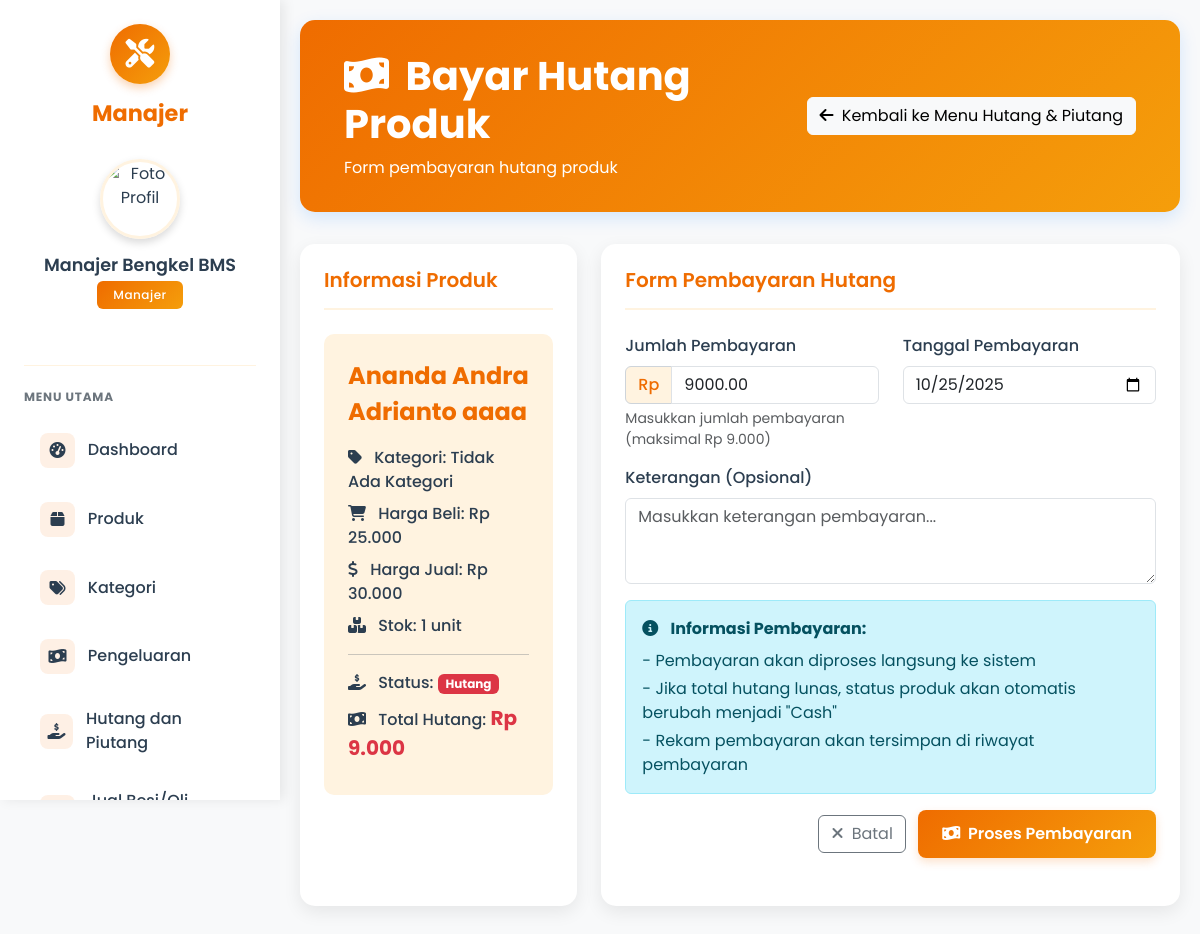
The app's page /manajer/bayar_hutang.php?id=85 (signed in) with its own data.
### tables this page shows
CREATE TABLE `produk` (
  `id` int(11) NOT NULL,
  `nama` varchar(50) NOT NULL,
  `harga_beli` decimal(10,2) DEFAULT NULL,
  `harga_jual` decimal(10,2) NOT NULL,
  `stok` int(11) NOT NULL,
  `kategori_id` int(11) DEFAULT NULL,
  `hutang_sparepart` enum('Hutang','Cash') DEFAULT 'Cash',
  `nominal_hutang` decimal(10,2) DEFAULT 0.00
);

### manajer/bayar_hutang.php (the view, shortened to what this page needs)
<?php
include '../config.php';
$produk_id = mysqli_real_escape_string($conn, $_GET['id']);
$produk_query = "SELECT p.*, k.nama_kategori
                FROM produk p
                LEFT JOIN kategori k ON p.kategori_id = k.id
                WHERE p.id = '$produk_id' AND p.hutang_sparepart = 'Hutang' AND p.nominal_hutang > 0";
$produk_result = mysqli_query($conn, $produk_query);
$produk = mysqli_fetch_assoc($produk_result);
?>
<!DOCTYPE html>
<html lang="id">
<head>
  <link href="https://cdn.jsdelivr.net/npm/bootstrap@5.3.0/dist/css/bootstrap.min.css" rel="stylesheet">
  <link rel="stylesheet" href="https://cdnjs.cloudflare.com/ajax/libs/font-awesome/6.4.0/css/all.min.css">
</head>
<body>
  <?php include 'sidebar.php'; ?>
  <div class="content">
    <div class="page-header">
      <div class="container-fluid">
        <div class="row align-items-center">
          <div class="col-md-6">
            <h1><i class="fas fa-money-bill-wave me-2"></i> Bayar Hutang Produk</h1>
            <p class="mb-0">Form pembayaran hutang produk</p>
          </div>
          <div class="col-md-6 text-md-end mt-3 mt-md-0">
            <a href="hutang_piutang.php" class="btn btn-light">
              <i class="fas fa-arrow-left me-1"></i> Kembali ke Menu Hutang & Piutang
            </a>
          </div>
        </div>
      </div>
    </div>
    <div class="row">
      <div class="col-lg-4 mb-4">
        <div class="data-card h-100">
          <div class="card-header-actions">
            <h5 class="card-title">Informasi Produk</h5>
          </div>
          <div class="product-info">
            <div class="product-name"><?= htmlspecialchars($produk['nama']) ?></div>
            <div class="product-detail">
              <i class="fas fa-tag me-2"></i> Kategori: <?= htmlspecialchars($produk['nama_kategori'] ?? 'Tidak Ada Kategori') ?>
            </div>
            <div class="product-detail">
              <i class="fas fa-shopping-cart me-2"></i> Harga Beli: Rp <?= number_format($produk['harga_beli'], 0, ',', '.') ?>
            </div>
            <div class="product-detail">
              <i class="fas fa-dollar-sign me-2"></i> Harga Jual: Rp <?= number_format($produk['harga_jual'], 0, ',', '.') ?>
            </div>
            <div class="product-detail">
              <i class="fas fa-boxes me-2"></i> Stok: <?= number_format($produk['stok']) ?> unit
            </div>
            <hr>
            <div class="product-detail">
              <i class="fas fa-hand-holding-usd me-2"></i> Status: <span class="badge bg-danger">Hutang</span>
            </div>
            <div class="product-detail">
              <i class="fas fa-money-bill-wave me-2"></i> Total Hutang:
              <span class="fw-bold text-danger fs-5">
                Rp <?= number_format($produk['nominal_hutang'], 0, ',', '.') ?>
              </span>
            </div>
          </div>
        </div>
      </div>
      <div class="col-lg-8 mb-4">
        <div class="data-card">
          <div class="card-header-actions">
            <h5 class="card-title">Form Pembayaran Hutang</h5>
          </div>
          <form action="" method="POST" id="paymentForm">
            <div class="row">
              <div class="col-md-6 mb-3">
                <label for="jumlah_bayar" class="form-label">Jumlah Pembayaran</label>
                <div class="input-group">
                  <span class="input-group-text">Rp</span>
                  <input type="number" class="form-control" id="jumlah_bayar" name="jumlah_bayar"
                         required value="<?= $produk['nominal_hutang'] ?>"
                         max="<?= $produk['nominal_hutang'] ?>" min="1">
                </div>
                <div class="form-text">Masukkan jumlah pembayaran (maksimal Rp <?= number_format($produk['nominal_hutang'], 0, ',', '.') ?>)</div>
              </div>
              <div class="col-md-6 mb-3">
                <label for="tanggal_bayar" class="form-label">Tanggal Pembayaran</label>
                <input type="date" class="form-control" id="tanggal_bayar" name="tanggal_bayar"
                       required value="<?= date('Y-m-d') ?>">
              </div>
            </div>
            <div class="mb-3">
              <label for="keterangan" class="form-label">Keterangan (Opsional)</label>
              <textarea class="form-control" id="keterangan" name="keterangan" rows="3"
                        placeholder="Masukkan keterangan pembayaran..."></textarea>
            </div>
            <div class="mb-3">
              <div class="alert alert-info">
                <div class="mb-2"><i class="fas fa-info-circle me-2"></i> <strong>Informasi Pembayaran:</strong></div>
                <p class="mb-1">- Pembayaran akan diproses langsung ke sistem</p>
                <p class="mb-1">- Jika total hutang lunas, status produk akan otomatis berubah menjadi "Cash"</p>
                <p class="mb-0">- Rekam pembayaran akan tersimpan di riwayat pembayaran</p>
              </div>
            </div>
            <div class="text-end">
              <a href="hutang_piutang.php" class="btn btn-outline-secondary me-2">
                <i class="fas fa-times me-1"></i> Batal
              </a>
              <button type="button" class="btn btn-primary" id="btnConfirmPayment">
                <i class="fas fa-money-bill-wave me-1"></i> Proses Pembayaran
              </button>
            </div>
          </form>
        </div>
      </div>
    </div>
  </div>
</body>
</html>

### manajer/bayar_hutang.php (style rules this page uses)
:root { --primary-orange: #EF6C00; --secondary-orange: #F59E0B; --light-orange: #FFF3E0; --accent-orange: #D84315; --white: #ffffff; --light-gray: #f8f9fa; --text-dark: #2C3E50; }
body { background-color: var(--light-gray); font-family: 'Poppins', 'Arial', sans-serif; color: var(--text-dark); padding-left: 280px; }
.content { padding: 20px; background-color: var(--light-gray); min-height: 100vh; }
.page-header { background: linear-gradient(135deg, var(--primary-orange), var(--secondary-orange)); border-radius: 15px; padding: 2rem; color: var(--white); margin-bottom: 2rem; box-shadow: 0 6px 18px rgba(0, 123, 255, 0.15); }
.page-header h1 { font-weight: 700; margin-bottom: 0.5rem; }
.data-card { border: none; border-radius: 15px; overflow: hidden; box-shadow: 0 6px 18px rgba(0, 0, 0, 0.08); background-color: var(--white); padding: 1.5rem; height: 100%; margin-bottom: 1.5rem; }
.btn-primary { background: linear-gradient(135deg, var(--primary-orange), var(--secondary-orange)); border: none; border-radius: 8px; padding: 0.75rem 1.5rem; font-weight: 600; transition: all 0.3s ease; box-shadow: 0 4px 10px rgba(239, 108, 0, 0.2); }
.product-info { background-color: var(--light-orange); border-radius: 10px; padding: 1.5rem; margin-bottom: 1.5rem; }
.product-name { font-size: 1.5rem; font-weight: 700; color: var(--primary-orange); margin-bottom: 1rem; }
.product-detail { font-weight: 500; margin-bottom: 0.5rem; }
.form-label { font-weight: 500; color: var(--text-dark); }
.input-group-text { background-color: var(--light-orange); color: var(--primary-orange); border-color: #ced4da; font-weight: 500; }
.card-header-actions { display: flex; justify-content: space-between; align-items: center; padding-bottom: 1rem; margin-bottom: 1.5rem; border-bottom: 2px solid var(--light-orange); }
.card-title { font-size: 1.25rem; font-weight: 600; color: var(--primary-orange); margin-bottom: 0; }

### records on screen
produk: nama "Ananda Andra Adrianto aaaa", harga_beli "25.000", harga_jual "30.000", stok "1", nominal_hutang "9.000", jumlah_bayar "9000.00"

### other values on screen
$_SESSION['manajer']['nama'] "Manajer Bengkel BMS"
$produk['nama_kategori'] "Tidak Ada Kategori"
